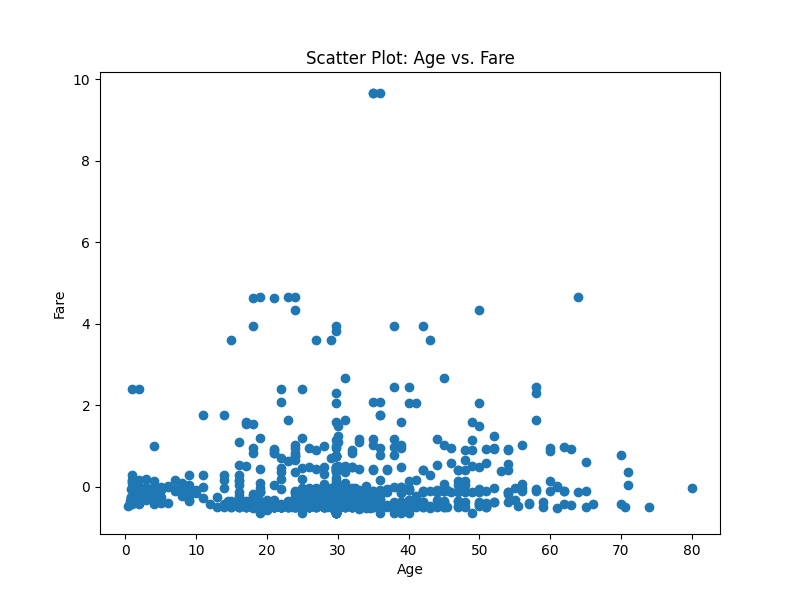

The script that saved this image:
def vis(df):
        import matplotlib.pyplot as plt
        import pandas as pd

        # Scatter plot showing the relationship between horsepower and price
        plt.figure(figsize=(8, 6)) 
        plt.scatter(data=df, x='Age', y='Fare')
        plt.xlabel('Age')
        plt.ylabel('Fare')
        plt.title('Scatter Plot: Age vs. Fare')
        plt.savefig('vis.png')  
        plt.show()
        plt.close()